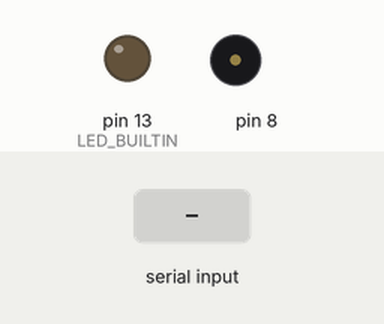
Recording of a sketch running on a simulated Arduino Uno, built with avr-gcc and run on an emulated ATmega328P. Shown: output pins drawn as LEDs (lit = HIGH), buzzer (waves = sounding). The inputs (shaded band) are chosen by the test bench. What the sketch prints to the serial monitor is not drawn.

Above: at 1.2 s.
1.3 s: byte 30 received over Serial
At 2.6 s:
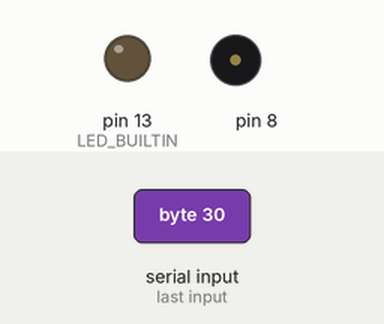
2.9 s: byte 90 received over Serial
At 4.0 s:
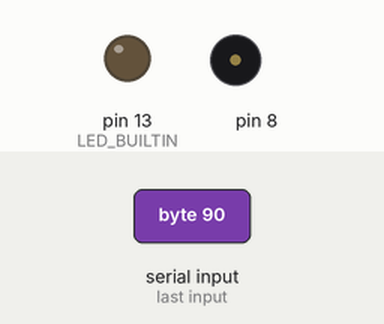
4.4 s: byte 120 received over Serial
At 5.1 s:
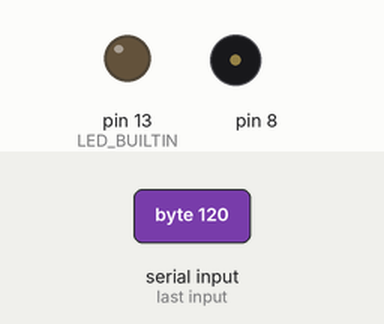
Timing chart, 0 to 7.4 s (numbered marks = the images above; inputs shaded):
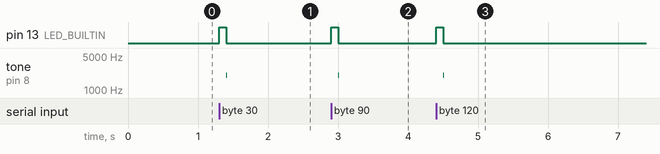

Measured:
- after the input at 1.3 s, pin 13 (LED_BUILTIN): LOW → HIGH at once, → LOW 0.10 s later; tone on pin 8: silent → 2000 Hz after 0.10 s, → silent 0.02 s later
- after the input at 2.9 s, pin 13 (LED_BUILTIN): LOW → HIGH at once, → LOW 0.10 s later; tone on pin 8: silent → 2000 Hz after 0.10 s, → silent 0.02 s later
- after the input at 4.4 s, pin 13 (LED_BUILTIN): LOW → HIGH at once, → LOW 0.10 s later; tone on pin 8: silent → 2000 Hz after 0.10 s, → silent 0.02 s later

The sketch:

arduinoTrigger.ino
```cpp
/*
Listen for incoming signals on the serial port. Whenever a signal is received
turn on the buildin LED for 1000ms
*/

void setup() {
  // set up listening on the serial port
  Serial.begin(9600); // baudrate

  // initialize digital pin LED_BUILTIN as an output.
  pinMode(LED_BUILTIN, OUTPUT);
}


void loop() {
  // whenever a message is received on the serial port, turn on the built in LED
  if (Serial.available()){
      digitalWrite(LED_BUILTIN, HIGH);   // turn the LED on (HIGH is the voltage level)
      char inByte = Serial.read(); // read the incoming data
      Serial.println(inByte); // send the data back in a new line so that it is not all one long line
      delay(100);
      digitalWrite(LED_BUILTIN, LOW);    // turn the LED off by making the voltage LOW

      // play tone
      tone(8, 2000, 20);
  }

}
```
